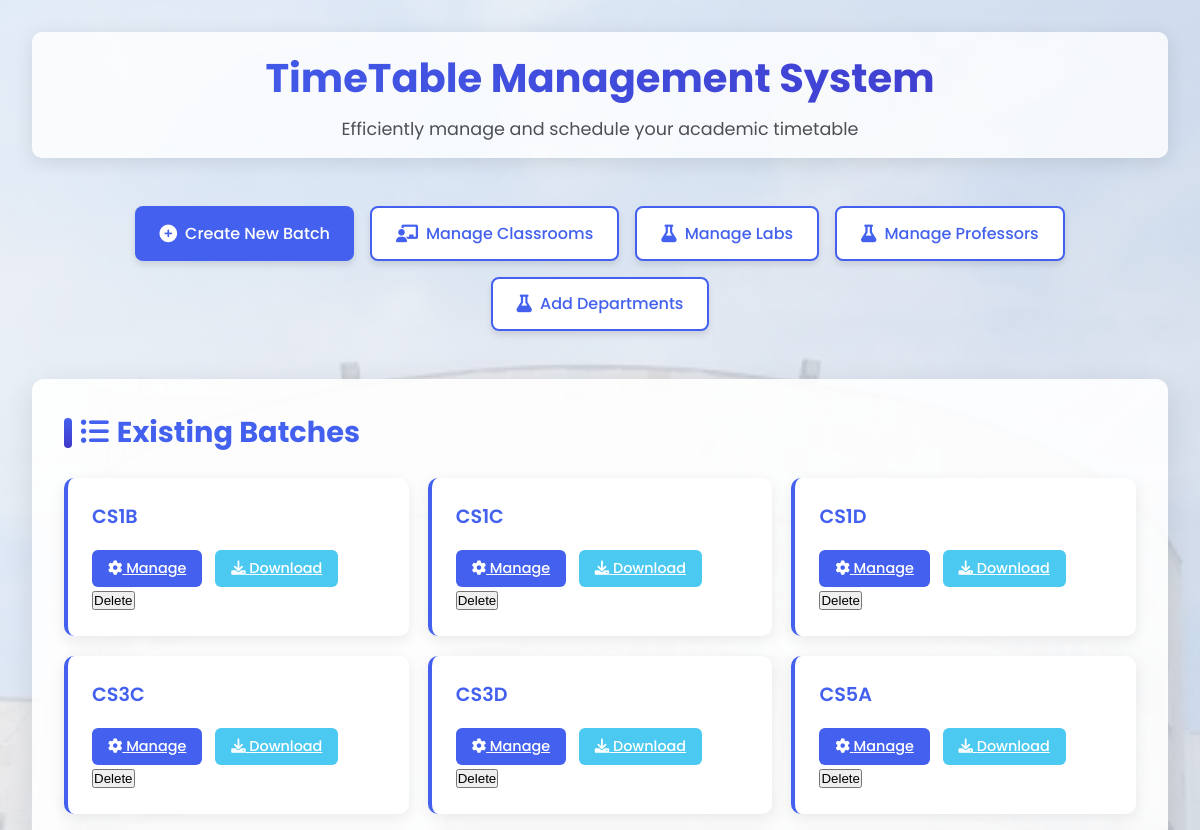
Before: / (upper part) with the older database file.
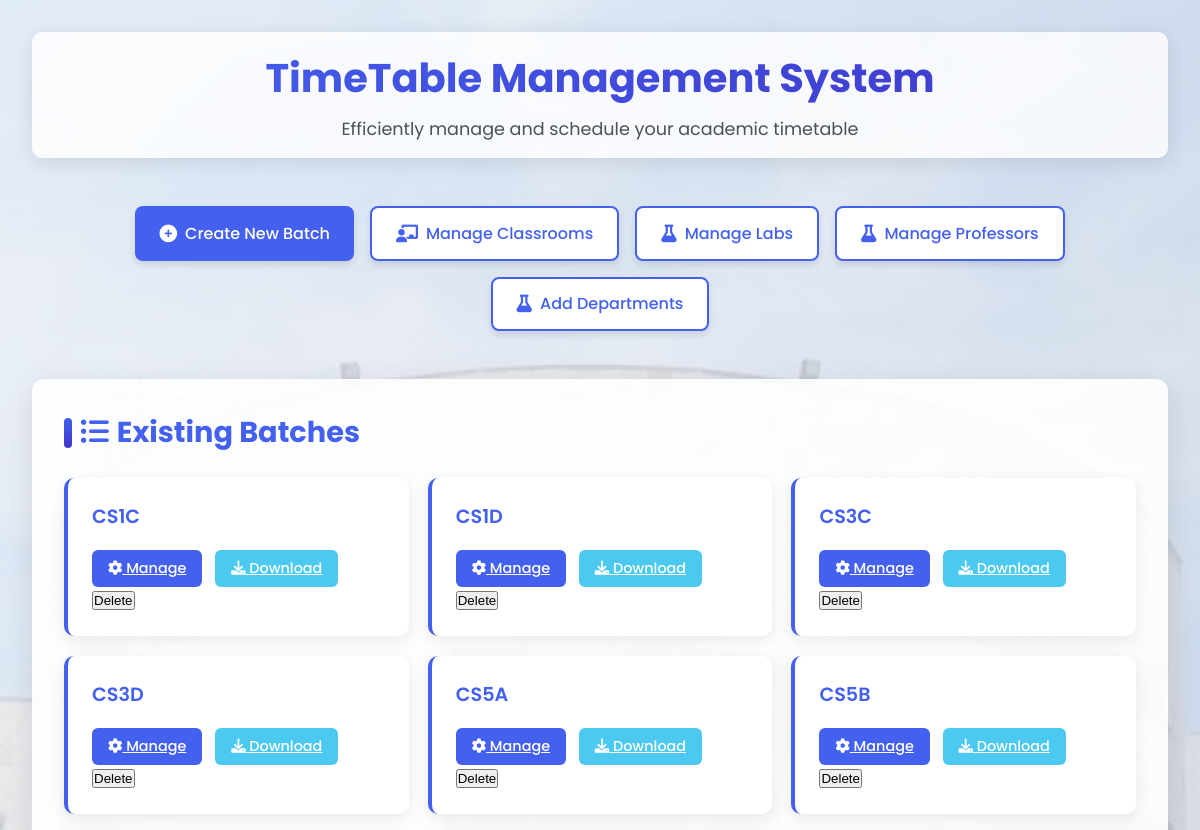
After: the same page with the newer database file.
### app.py (models this page shows)
class Batch(db.Model):
    id = db.Column(db.Integer, primary_key=True)
    name = db.Column(db.String(50), unique=True, nullable=False)
    capacity = db.Column(db.Integer, nullable=False)
    courses = db.relationship('Course', backref='batch', lazy=True)

### app.py (the view)
@app.route('/')
def index():
    batches = Batch.query.all()
    return render_template('index.html', batches=batches)

### templates/index.html (shortened to what this page needs)
<!DOCTYPE html>
<html lang="en">
<head>
    <link rel="stylesheet" href="https://cdnjs.cloudflare.com/ajax/libs/font-awesome/6.0.0-beta3/css/all.min.css">
</head>
<body>
    <div class="container">
        <header>
            <h1>TimeTable Management System</h1>
            <p class="subtitle">Efficiently manage and schedule your academic timetable</p>
        </header>
        <div class="actions">
            <a href="{{ url_for('create_batch') }}" class="btn btn-primary">
                <i class="fas fa-plus-circle icon"></i> Create New Batch
            </a>
            <a href="{{ url_for('manage_classrooms_type') }}" class="btn btn-secondary">
                <i class="fas fa-chalkboard-teacher icon"></i> Manage Classrooms
            </a>
            <a href="{{ url_for('manage_labs') }}" class="btn btn-secondary">
                <i class="fas fa-flask icon"></i> Manage Labs
            </a>
            <a href="{{ url_for('manage_professors') }}" class="btn btn-secondary">
                <i class="fas fa-flask icon"></i> Manage Professors
            </a>
            <a href="{{ url_for('add_department') }}" class="btn btn-secondary">
                <i class="fas fa-flask icon"></i> Add Departments
            </a>
        </div>
        <div class="card-container">
            <h2><i class="fas fa-list-ul"></i> Existing Batches</h2>
            {% if batches %}
            <div class="batch-list">
                {% for batch in batches %}
                <div class="batch-card">
                    <div class="batch-name">{{ batch.name }}</div>
                    <div class="batch-actions">
                        <a href="{{ url_for('manage_batch', batch_id=batch.id) }}" class="batch-btn manage">
                            <i class="fas fa-cog"></i> Manage
                        </a>
                        <a href="{{ url_for('download_timetable', batch_id=batch.id) }}" class="batch-btn download">
                            <i class="fas fa-download"></i> Download
                        </a>
                    </div>
                    <div>
                        <form action="{{ url_for('delete_batch', id=batch.id) }}" method="post" style="display:inline;">
                            <button type="submit" onclick="return confirm('Are you sure you want to delete {{ batch.name }}?');">
                            Delete
                            </button>
                        </form>
                    </div>
                </div>
                {% endfor %}
            </div>
            {% else %}
            <p style="text-align: center; color: #666; padding: 2rem 0;">No batches created yet. Create your first batch to get started!</p>
            {% endif %}
        </div>
    </div>
</body>
</html>

Changed rows visible on the page:
removed Batch: name "CS1B"
now on this page (row unchanged): Batch: name "CS5B"
